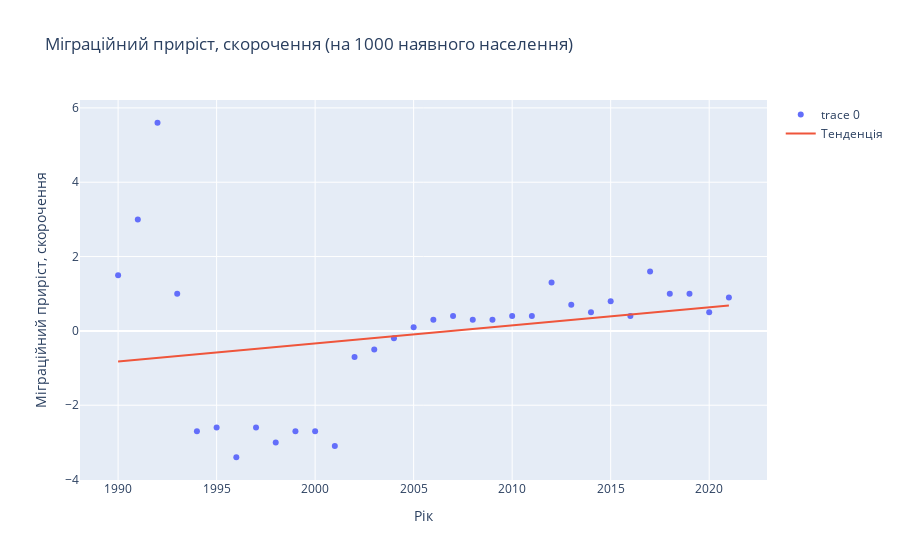

Source (notebook cell):
### Markdown cell above
### Scatter діаграма, що зображує міграційний приріст населення України за роками

### Code cell
# Read the Excel data into a pandas DataFrame
data = pd.read_excel('nature_population_grow.xlsx', sheet_name='Sheet1')


# Convert 'Природний приріст, скорочення' column to float
data['Міграційний приріст, скорочення'] = pd.to_numeric(data['Міграційний приріст, скорочення'], errors='coerce')

# Scatter plot
fig = go.Figure()
fig.add_trace(go.Scatter(x=data['Рік'], y=data['Міграційний приріст, скорочення'], mode='markers'))

# Trendline
trendline = np.polyfit(data['Рік'], data['Міграційний приріст, скорочення'], 1)
fig.add_trace(go.Scatter(x=data['Рік'], y=np.polyval(trendline, data['Рік']), mode='lines', name='Тенденція'))

# Update layout
fig.update_layout(title='Міграційний приріст, скорочення (на 1000 наявного населення)',
                  xaxis_title='Рік',
                  yaxis_title='Міграційний приріст, скорочення')

fig.show()

### Figure 1 — Plotly figure (JSON) as saved in the notebook; plotly's stock layout.template omitted (floating-point values rounded to 4 significant figures)
{"data": [{"mode": "markers", "type": "scatter", "x": [1990, 1991, 1992, 1993, 1994, 1995, 1996, 1997, 1998, 1999, 2000, 2001, 2002, 2003, 2004, 2005, 2006, 2007, 2008, 2009, 2010, 2011, 2012, 2013, 2014, 2015, 2016, 2017, 2018, 2019, 2020, 2021], "y": [1.5, 3, 5.6, 1, -2.7, -2.6, -3.4, -2.6, -3, -2.7, -2.7, -3.1, -0.7, -0.5, -0.2, 0.1, 0.3, 0.4, 0.3, 0.3, 0.4, 0.4, 1.3, 0.7, 0.5, 0.8, 0.4, 1.6, 1, 1, 0.5, 0.9]}, {"mode": "lines", "name": "Тенденція", "type": "scatter", "x": [1990, 1991, 1992, 1993, 1994, 1995, 1996, 1997, 1998, 1999, 2000, 2001, 2002, 2003, 2004, 2005, 2006, 2007, 2008, 2009, 2010, 2011, 2012, 2013, 2014, 2015, 2016, 2017, 2018, 2019, 2020, 2021], "y": [-0.8222, -0.7736, -0.7249, -0.6763, -0.6277, -0.5791, -0.5305, -0.4819, -0.4333, -0.3847, -0.3361, -0.2875, -0.2389, -0.1903, -0.1417, -0.09305, -0.04445, 0.004161, 0.05277, 0.1014, 0.15, 0.1986, 0.2472, 0.2958, 0.3444, 0.393, 0.4416, 0.4902, 0.5388, 0.5874, 0.6361, 0.6847]}], "layout": {"title": {"text": "Міграційний приріст, скорочення (на 1000 наявного населення)"}, "xaxis": {"title": {"text": "Рік"}}, "yaxis": {"title": {"text": "Міграційний приріст, скорочення"}}}}
